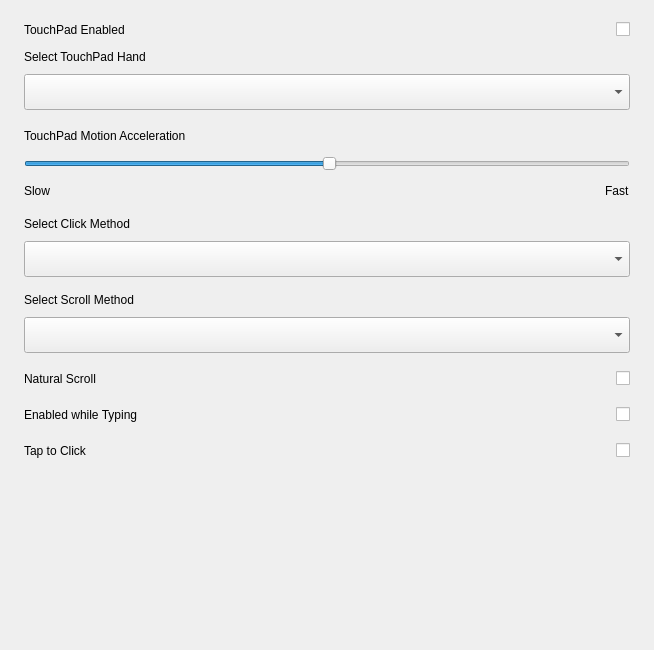
<?xml version="1.0" encoding="UTF-8"?>
<ui version="4.0">
 <class>TouchPadPage</class>
 <widget class="QWidget" name="TouchPadPage">
  <property name="geometry">
   <rect>
    <x>0</x>
    <y>0</y>
    <width>654</width>
    <height>650</height>
   </rect>
  </property>
  <property name="windowTitle">
   <string>Form</string>
  </property>
  <layout class="QVBoxLayout" name="verticalLayout_2">
   <property name="spacing">
    <number>0</number>
   </property>
   <property name="leftMargin">
    <number>0</number>
   </property>
   <property name="topMargin">
    <number>0</number>
   </property>
   <property name="rightMargin">
    <number>0</number>
   </property>
   <property name="bottomMargin">
    <number>0</number>
   </property>
   <item>
    <widget class="QScrollArea" name="scrollArea">
     <property name="frameShape">
      <enum>QFrame::NoFrame</enum>
     </property>
     <property name="widgetResizable">
      <bool>true</bool>
     </property>
     <widget class="QWidget" name="scrollAreaWidgetContents">
      <property name="geometry">
       <rect>
        <x>0</x>
        <y>0</y>
        <width>654</width>
        <height>650</height>
       </rect>
      </property>
      <layout class="QVBoxLayout" name="verticalLayout">
       <property name="spacing">
        <number>10</number>
       </property>
       <property name="leftMargin">
        <number>24</number>
       </property>
       <property name="topMargin">
        <number>20</number>
       </property>
       <property name="rightMargin">
        <number>24</number>
       </property>
       <property name="bottomMargin">
        <number>40</number>
       </property>
       <item>
        <widget class="QWidget" name="widget_tp_disable_touchpad" native="true">
         <layout class="QHBoxLayout" name="horizontalLayout_3">
          <property name="spacing">
           <number>0</number>
          </property>
          <property name="leftMargin">
           <number>0</number>
          </property>
          <property name="topMargin">
           <number>0</number>
          </property>
          <property name="rightMargin">
           <number>0</number>
          </property>
          <property name="bottomMargin">
           <number>0</number>
          </property>
          <item>
           <widget class="QLabel" name="label_tp_disable_touchpad">
            <property name="text">
             <string>TouchPad Enabled</string>
            </property>
           </widget>
          </item>
          <item>
           <spacer name="horizontalSpacer_4">
            <property name="orientation">
             <enum>Qt::Horizontal</enum>
            </property>
            <property name="sizeHint" stdset="0">
             <size>
              <width>462</width>
              <height>20</height>
             </size>
            </property>
           </spacer>
          </item>
          <item>
           <widget class="KiranSwitchButton" name="checkBox_tp_disable_touchpad">
            <property name="accessibleName">
             <string>SwitchTouchPadEnable</string>
            </property>
            <property name="text">
             <string/>
            </property>
           </widget>
          </item>
         </layout>
        </widget>
       </item>
       <item>
        <widget class="QWidget" name="widget_tp_hand_mode" native="true">
         <layout class="QVBoxLayout" name="verticalLayout_8">
          <property name="spacing">
           <number>10</number>
          </property>
          <property name="leftMargin">
           <number>0</number>
          </property>
          <property name="topMargin">
           <number>0</number>
          </property>
          <property name="rightMargin">
           <number>0</number>
          </property>
          <property name="bottomMargin">
           <number>0</number>
          </property>
          <item>
           <widget class="QLabel" name="label_tp_hand_mode">
            <property name="text">
             <string>Select TouchPad Hand</string>
            </property>
           </widget>
          </item>
          <item>
           <widget class="QComboBox" name="comboBox_tp_hand_mode">
            <property name="minimumSize">
             <size>
              <width>0</width>
              <height>36</height>
             </size>
            </property>
            <property name="maximumSize">
             <size>
              <width>16777215</width>
              <height>36</height>
             </size>
            </property>
            <property name="accessibleName">
             <string>ComboTouchPadHand</string>
            </property>
           </widget>
          </item>
         </layout>
        </widget>
       </item>
       <item>
        <widget class="QWidget" name="widget_tp_move_speed" native="true">
         <layout class="QVBoxLayout" name="verticalLayout_9">
          <property name="spacing">
           <number>10</number>
          </property>
          <property name="leftMargin">
           <number>0</number>
          </property>
          <property name="topMargin">
           <number>6</number>
          </property>
          <property name="rightMargin">
           <number>0</number>
          </property>
          <property name="bottomMargin">
           <number>0</number>
          </property>
          <item>
           <layout class="QHBoxLayout" name="horizontalLayout_4">
            <property name="spacing">
             <number>0</number>
            </property>
            <item>
             <widget class="QLabel" name="label_tp_move_speed">
              <property name="text">
               <string>TouchPad Motion Acceleration</string>
              </property>
             </widget>
            </item>
            <item>
             <spacer name="horizontalSpacer_5">
              <property name="orientation">
               <enum>Qt::Horizontal</enum>
              </property>
              <property name="sizeHint" stdset="0">
               <size>
                <width>40</width>
                <height>20</height>
               </size>
              </property>
             </spacer>
            </item>
           </layout>
          </item>
          <item>
           <widget class="QSlider" name="slider_tp_speed">
            <property name="accessibleName">
             <string>SliderTouchPadMotionAcceleration</string>
            </property>
            <property name="singleStep">
             <number>50</number>
            </property>
            <property name="pageStep">
             <number>50</number>
            </property>
            <property name="value">
             <number>50</number>
            </property>
            <property name="orientation">
             <enum>Qt::Horizontal</enum>
            </property>
           </widget>
          </item>
          <item>
           <layout class="QHBoxLayout" name="horizontalLayout">
            <property name="spacing">
             <number>0</number>
            </property>
            <item>
             <widget class="QLabel" name="label">
              <property name="text">
               <string>Slow</string>
              </property>
             </widget>
            </item>
            <item>
             <spacer name="horizontalSpacer">
              <property name="orientation">
               <enum>Qt::Horizontal</enum>
              </property>
              <property name="sizeHint" stdset="0">
               <size>
                <width>40</width>
                <height>20</height>
               </size>
              </property>
             </spacer>
            </item>
            <item>
             <widget class="QLabel" name="label_2">
              <property name="text">
               <string>Fast</string>
              </property>
             </widget>
            </item>
           </layout>
          </item>
         </layout>
        </widget>
       </item>
       <item>
        <widget class="QWidget" name="widget_tp_click_mode" native="true">
         <layout class="QVBoxLayout" name="verticalLayout_11">
          <property name="spacing">
           <number>10</number>
          </property>
          <property name="leftMargin">
           <number>0</number>
          </property>
          <property name="topMargin">
           <number>6</number>
          </property>
          <property name="rightMargin">
           <number>0</number>
          </property>
          <property name="bottomMargin">
           <number>0</number>
          </property>
          <item>
           <widget class="QLabel" name="label_tp_click_mode">
            <property name="text">
             <string>Select Click Method</string>
            </property>
           </widget>
          </item>
          <item>
           <widget class="QComboBox" name="comboBox_tp_click_mode">
            <property name="minimumSize">
             <size>
              <width>0</width>
              <height>36</height>
             </size>
            </property>
            <property name="maximumSize">
             <size>
              <width>16777215</width>
              <height>36</height>
             </size>
            </property>
            <property name="accessibleName">
             <string>ComboClickMethod</string>
            </property>
           </widget>
          </item>
         </layout>
        </widget>
       </item>
       <item>
        <widget class="QWidget" name="widget_tp_move_win_mode" native="true">
         <layout class="QVBoxLayout" name="verticalLayout_12">
          <property name="spacing">
           <number>10</number>
          </property>
          <property name="leftMargin">
           <number>0</number>
          </property>
          <property name="topMargin">
           <number>6</number>
          </property>
          <property name="rightMargin">
           <number>0</number>
          </property>
          <property name="bottomMargin">
           <number>0</number>
          </property>
          <item>
           <widget class="QLabel" name="label_tp_move_win_mode">
            <property name="text">
             <string>Select Scroll Method</string>
            </property>
           </widget>
          </item>
          <item>
           <widget class="QComboBox" name="comboBox_tp_move_win_mode">
            <property name="minimumSize">
             <size>
              <width>0</width>
              <height>36</height>
             </size>
            </property>
            <property name="maximumSize">
             <size>
              <width>16777215</width>
              <height>36</height>
             </size>
            </property>
            <property name="accessibleName">
             <string>ComboScrollMethod</string>
            </property>
           </widget>
          </item>
         </layout>
        </widget>
       </item>
       <item>
        <widget class="QWidget" name="widget_tp_natural_scroll" native="true">
         <layout class="QHBoxLayout" name="horizontalLayout_6">
          <property name="spacing">
           <number>0</number>
          </property>
          <property name="leftMargin">
           <number>0</number>
          </property>
          <property name="topMargin">
           <number>6</number>
          </property>
          <property name="rightMargin">
           <number>0</number>
          </property>
          <property name="bottomMargin">
           <number>0</number>
          </property>
          <item>
           <widget class="QLabel" name="label_tp_natural_scroll">
            <property name="text">
             <string>Natural Scroll</string>
            </property>
           </widget>
          </item>
          <item>
           <spacer name="horizontalSpacer_7">
            <property name="orientation">
             <enum>Qt::Horizontal</enum>
            </property>
            <property name="sizeHint" stdset="0">
             <size>
              <width>490</width>
              <height>20</height>
             </size>
            </property>
           </spacer>
          </item>
          <item>
           <widget class="KiranSwitchButton" name="checkBox_tp_natural_scroll">
            <property name="accessibleName">
             <string>ComboNaturalScroll</string>
            </property>
            <property name="text">
             <string/>
            </property>
           </widget>
          </item>
         </layout>
        </widget>
       </item>
       <item>
        <widget class="QWidget" name="widget_disable_while_typing" native="true">
         <layout class="QHBoxLayout" name="horizontalLayout_8">
          <property name="spacing">
           <number>0</number>
          </property>
          <property name="leftMargin">
           <number>0</number>
          </property>
          <property name="topMargin">
           <number>6</number>
          </property>
          <property name="rightMargin">
           <number>0</number>
          </property>
          <property name="bottomMargin">
           <number>0</number>
          </property>
          <item>
           <widget class="QLabel" name="label_disable_while_typing">
            <property name="text">
             <string>Enabled while Typing</string>
            </property>
           </widget>
          </item>
          <item>
           <spacer name="horizontalSpacer_9">
            <property name="orientation">
             <enum>Qt::Horizontal</enum>
            </property>
            <property name="sizeHint" stdset="0">
             <size>
              <width>447</width>
              <height>20</height>
             </size>
            </property>
           </spacer>
          </item>
          <item>
           <widget class="KiranSwitchButton" name="checkBox_disable_while_typing">
            <property name="accessibleName">
             <string>SwitchTypingEnable</string>
            </property>
            <property name="text">
             <string/>
            </property>
           </widget>
          </item>
         </layout>
        </widget>
       </item>
       <item>
        <widget class="QWidget" name="widget_tap_to_click" native="true">
         <layout class="QHBoxLayout" name="horizontalLayout_7">
          <property name="spacing">
           <number>0</number>
          </property>
          <property name="leftMargin">
           <number>0</number>
          </property>
          <property name="topMargin">
           <number>6</number>
          </property>
          <property name="rightMargin">
           <number>0</number>
          </property>
          <property name="bottomMargin">
           <number>0</number>
          </property>
          <item>
           <widget class="QLabel" name="label_tap_to_click">
            <property name="text">
             <string>Tap to Click</string>
            </property>
           </widget>
          </item>
          <item>
           <spacer name="horizontalSpacer_8">
            <property name="orientation">
             <enum>Qt::Horizontal</enum>
            </property>
            <property name="sizeHint" stdset="0">
             <size>
              <width>502</width>
              <height>20</height>
             </size>
            </property>
           </spacer>
          </item>
          <item>
           <widget class="KiranSwitchButton" name="checkBox_tap_to_click">
            <property name="accessibleName">
             <string>SwtichTapToClick</string>
            </property>
            <property name="text">
             <string/>
            </property>
           </widget>
          </item>
         </layout>
        </widget>
       </item>
       <item>
        <spacer name="verticalSpacer_2">
         <property name="orientation">
          <enum>Qt::Vertical</enum>
         </property>
         <property name="sizeHint" stdset="0">
          <size>
           <width>20</width>
           <height>29</height>
          </size>
         </property>
        </spacer>
       </item>
      </layout>
     </widget>
    </widget>
   </item>
  </layout>
 </widget>
 <customwidgets>
  <customwidget>
   <class>KiranSwitchButton</class>
   <extends>QCheckBox</extends>
   <header>kiranwidgets-qt5/kiran-switch-button.h</header>
  </customwidget>
 </customwidgets>
 <resources/>
 <connections/>
</ui>
